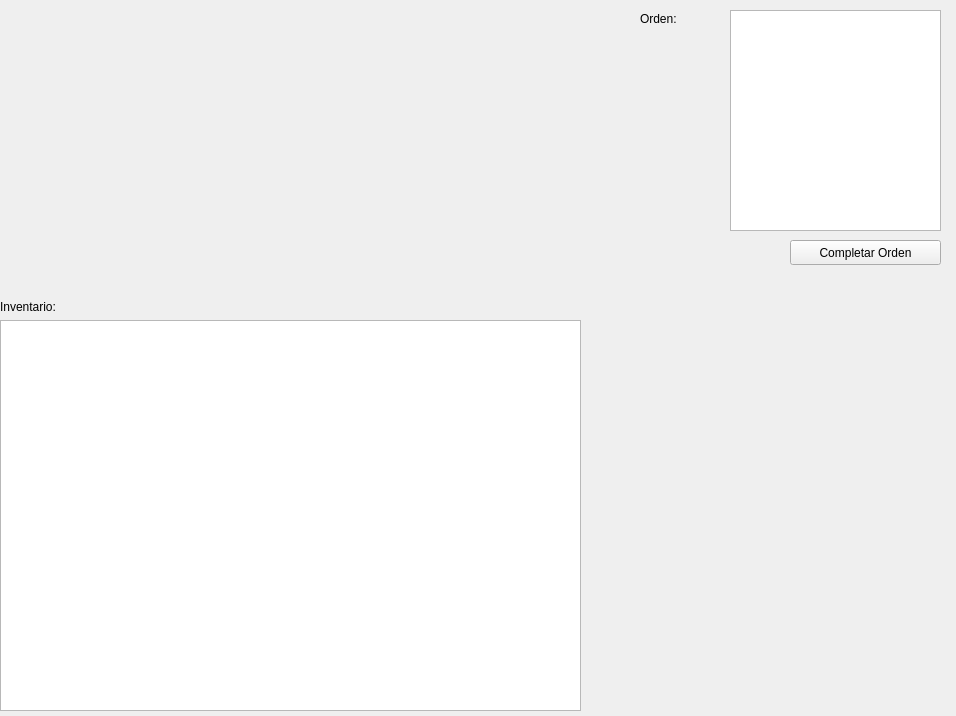
<?xml version="1.0" encoding="UTF-8"?>
<ui version="4.0">
 <class>MainWindow</class>
 <widget class="QMainWindow" name="MainWindow">
  <property name="geometry">
   <rect>
    <x>0</x>
    <y>0</y>
    <width>956</width>
    <height>716</height>
   </rect>
  </property>
  <property name="windowTitle">
   <string>MainWindow</string>
  </property>
  <widget class="QWidget" name="centralwidget">
   <widget class="QTableView" name="tableView">
    <property name="geometry">
     <rect>
      <x>0</x>
      <y>320</y>
      <width>581</width>
      <height>391</height>
     </rect>
    </property>
   </widget>
   <widget class="QTableView" name="tableView_2">
    <property name="geometry">
     <rect>
      <x>730</x>
      <y>10</y>
      <width>211</width>
      <height>221</height>
     </rect>
    </property>
   </widget>
   <widget class="QLabel" name="label">
    <property name="geometry">
     <rect>
      <x>0</x>
      <y>296</y>
      <width>111</width>
      <height>21</height>
     </rect>
    </property>
    <property name="text">
     <string>Inventario:</string>
    </property>
   </widget>
   <widget class="QLabel" name="label_2">
    <property name="geometry">
     <rect>
      <x>640</x>
      <y>10</y>
      <width>67</width>
      <height>17</height>
     </rect>
    </property>
    <property name="text">
     <string>Orden:</string>
    </property>
   </widget>
   <widget class="QPushButton" name="order">
    <property name="geometry">
     <rect>
      <x>790</x>
      <y>240</y>
      <width>151</width>
      <height>25</height>
     </rect>
    </property>
    <property name="text">
     <string>Completar Orden</string>
    </property>
   </widget>
  </widget>
 </widget>
 <resources/>
 <connections/>
</ui>
